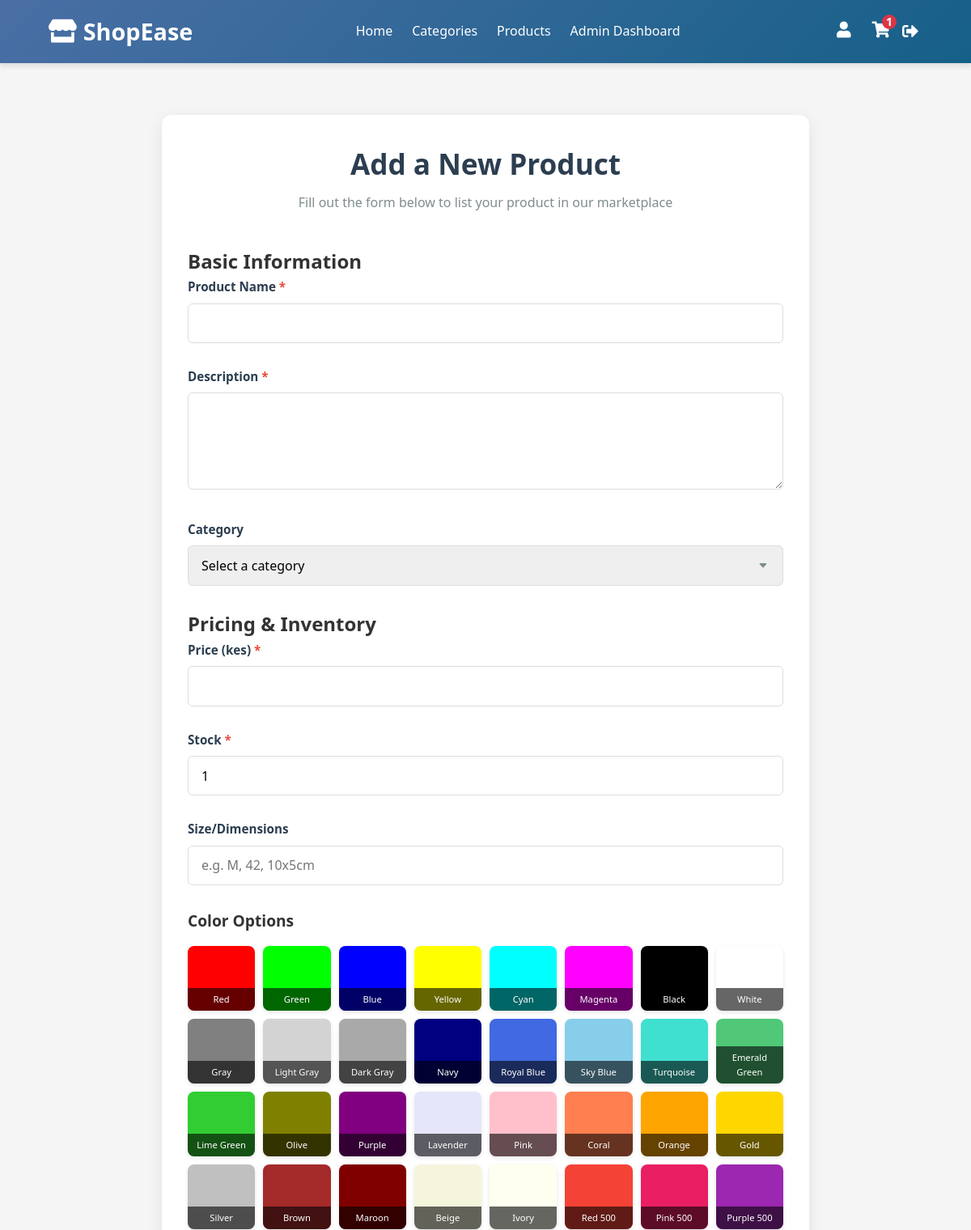
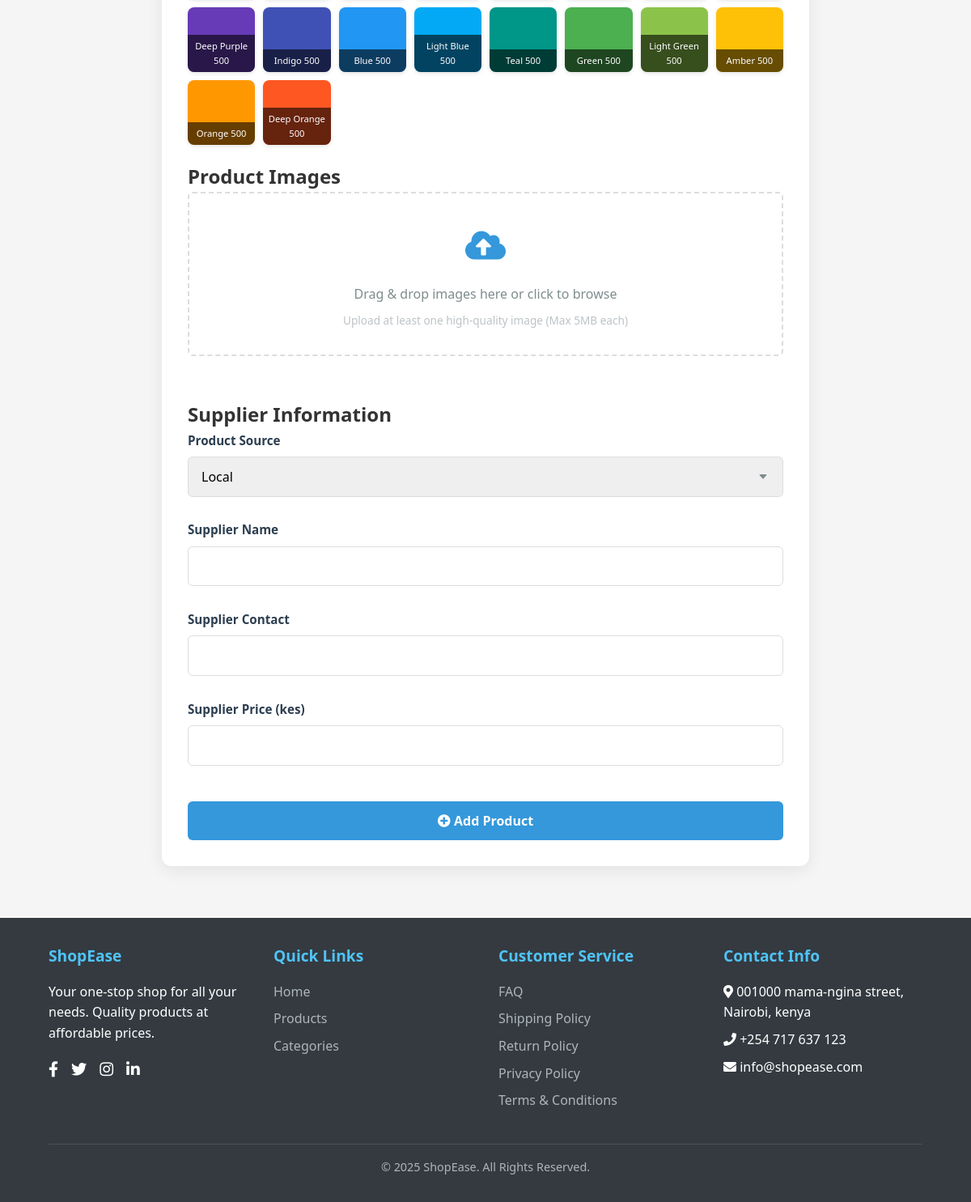
Page /products/add/ (signed in) on the committed database (2 pictures, top to bottom).
### shop/models.py (models this page shows, shortened)
class Color(models.Model):
    name = models.CharField(max_length=50, unique=True)  # e.g. Red
    hex_code = models.CharField(max_length=7, unique=True, help_text="Hex color code, e.g. #FF0000")

### shop/views.py (the view, shortened to what this page needs)
# urls.py: path("products/add/", views.add_product, name="add_product"),
@login_required
def add_product(request):
    return render(
        request,
        "shop/add_product.html",
        {
            "categories": Category.objects.all(),
            "colors": Color.objects.all(),
            "source_choices": Product.SOURCE_CHOICES,
        }
    )

### shop/context_processors.py (called while the page is built)
def cart_count(request):
    if request.user.is_authenticated:
        cart = Cart.objects.filter(user=request.user, is_active=True).first()
        return {'cart_count': cart.total_items() if cart else 0}
    return {'cart_count': 0}

### shop/models.py (called while the page is built)
    def total_items(self):
        return self.items.aggregate(total=models.Sum("quantity"))["total"] or 0

### shop/templates/shop/add_product.html (shortened to what this page needs)
{% extends 'base.html' %}
{% block content %}
<div class="product-form-container">
    <div class="form-header">
        <h1>Add a New Product</h1>
        <p>Fill out the form below to list your product in our marketplace</p>
    </div>
    <form method="post" enctype="multipart/form-data">
        <div class="form-section">
            <h2>Basic Information</h2>
            <div class="form-group">
                <label for="name" class="form-label required">Product Name</label>
                <input type="text" id="name" name="name" class="form-control"
                       value="{{ preserved_data.name|default:'' }}" required>
            </div>
            <div class="form-group">
                <label for="description" class="form-label required">Description</label>
                <textarea id="description" name="description" class="form-control" required>
                    {{ preserved_data.description|default:'' }}
                </textarea>
            </div>
            <div class="form-group">
                <label for="category" class="form-label">Category</label>
                <select id="category" name="category" class="form-control">
                    <option value="">Select a category</option>
                </select>
            </div>
        </div>
        <div class="form-section">
            <h2>Pricing & Inventory</h2>
            <div class="form-row">
                <div class="form-group">
                    <label for="price" class="form-label required">Price (kes)</label>
                    <input type="number" id="price" name="price" class="form-control"
                           step="0.01" min="0" value="{{ preserved_data.price|default:'' }}" required>
                </div>
                <div class="form-group">
                    <label for="stock" class="form-label required">Stock</label>
                    <input type="number" id="stock" name="stock" class="form-control"
                           min="1" value="{{ preserved_data.stock|default:'1' }}" required>
                </div>
            </div>
            <div class="form-group">
                <label for="size" class="form-label">Size/Dimensions</label>
                <input type="text" id="size" name="size" class="form-control"
                       placeholder="e.g. M, 42, 10x5cm" value="{{ preserved_data.size|default:'' }}">
            </div>
        </div>
<div class="form-section" style="margin-bottom: 20px;">
    <h2 style="margin-bottom: 15px; font-size: 1.2rem; color: #333;">Color Options</h2>
    <div style="display: grid; grid-template-columns: repeat(auto-fill, minmax(80px, 1fr)); gap: 10px;">
        {% for color in colors %}
        <div style="position: relative;">
            <label
                for="color-{{ color.id }}"
                style="
                    display: block;
                    height: 80px;
                    border-radius: 8px;
                    background-color: {{ color.hex_code }};
                    cursor: pointer;
                    transition: all 0.2s ease;
                    position: relative;
                    overflow: hidden;
                    box-shadow: 0 2px 5px rgba(0,0,0,0.1);
                "
                onmouseover="this.style.transform='scale(1.05)'"
                onmouseout="this.style.transform='scale(1)'"
            >
                <span style="
                    position: absolute;
                    bottom: 0;
                    left: 0;
                    right: 0;
                    background: rgba(0,0,0,0.6);
                    color: white;
                    padding: 5px;
                    font-size: 0.7rem;
                    text-align: center;
                    text-transform: capitalize;
                ">{{ color.name }}</span>
            </label>
        </div>
        {% endfor %}
    </div>
</div>
        <div class="form-section">
            <h2>Product Images</h2>
            <div class="form-group">
                <div class="image-upload-container">
                    <label for="images" class="image-upload-label">
                        <div class="upload-icon">
                            <i class="fas fa-cloud-upload-alt"></i>
                        </div>
                        <div class="upload-text">Drag & drop images here or click to browse</div>
                        <div class="upload-hint">Upload at least one high-quality image (Max 5MB each)</div>
                    </label>
                </div>
            </div>
        </div>
        <div class="form-section">
            <h2>Supplier Information</h2>
            <div class="form-group">
                <label for="source" class="form-label">Product Source</label>
                <select id="source" name="source" class="form-control">
                    {% for value, label in source_choices %}
                    <option value="{{ value }}"
                            {% if preserved_data.source|default:'local' == value %}selected{% endif %}>
                        {{ label }}
                    </option>
                    {% endfor %}
                </select>
            </div>
            <div class="form-group">
                <label for="supplier_name" class="form-label">Supplier Name</label>
                <input type="text" id="supplier_name" name="supplier_name" class="form-control"
                       value="{{ preserved_data.supplier_name|default:'' }}">
            </div>
            <div class="form-row">
                <div class="form-group">
                    <label for="supplier_contact" class="form-label">Supplier Contact</label>
                    <input type="text" id="supplier_contact" name="supplier_contact" class="form-control"
                           value="{{ preserved_data.supplier_contact|default:'' }}">
                </div>
                <div class="form-group">
                    <label for="supplier_price" class="form-label">Supplier Price (kes)</label>
                    <input type="number" id="supplier_price" name="supplier_price" class="form-control"
                           step="0.01" min="0" value="{{ preserved_data.supplier_price|default:'' }}">
                </div>
            </div>
        </div>
        <button type="submit" class="submit-btn">
            <i class="fas fa-plus-circle"></i> Add Product
        </button>
    </form>
</div>
<link rel="stylesheet" href="https://cdnjs.cloudflare.com/ajax/libs/font-awesome/5.15.4/css/all.min.css">
{% endblock %}

### shop/templates/base.html (style rules this page uses)
:root { --primary-color: #4a6fa5; --secondary-color: #166088; --accent-color: #4fc3f7; --light-color: #f8f9fa; --dark-color: #343a40; --success-color: #28a745; --warning-color: #ffc107; --danger-color: #dc3545; --shadow: 0 4px 6px rgba(0, 0, 0, 0.1); --transition: all 0.3s ease; }
* { margin: 0; padding: 0; box-sizing: border-box; font-family: 'Segoe UI', Tahoma, Geneva, Verdana, sans-serif; }
body { background-color: #f5f5f5; color: #333; line-height: 1.6; display: flex; flex-direction: column; min-height: 100vh; }

### shop/templates/shop/add_product.html (style rules this page uses)
.product-form-container { max-width: 800px; margin: 2rem auto; padding: 2rem; background: white; border-radius: 12px; box-shadow: 0 5px 20px rgba(0, 0, 0, 0.08); font-family: 'Segoe UI', Tahoma, Geneva, Verdana, sans-serif; }
.form-header { text-align: center; margin-bottom: 2.5rem; }
.form-header h1 { color: #2c3e50; font-size: 2.2rem; margin-bottom: 0.5rem; font-weight: 700; }
.form-header p { color: #7f8c8d; font-size: 1rem; }
.form-group { margin-bottom: 1.8rem; }
.form-label { display: block; margin-bottom: 0.5rem; font-weight: 600; color: #2c3e50; font-size: 0.95rem; }
.form-label.required::after { content: ' *'; color: #e74c3c; }
.form-control { width: 100%; padding: 0.8rem 1rem; border: 1px solid #ddd; border-radius: 6px; font-size: 1rem; transition: border-color 0.3s ease, box-shadow 0.3s ease; }
select.form-control { appearance: none; background-repeat: no-repeat; background-position: right 1rem center; background-size: 16px 12px; padding-right: 2.5rem; }
textarea.form-control { min-height: 120px; resize: vertical; }
.image-upload-container { border: 2px dashed #ddd; border-radius: 6px; padding: 2rem; text-align: center; margin-bottom: 1.5rem; transition: border-color 0.3s ease; }
.image-upload-label { display: flex; flex-direction: column; align-items: center; cursor: pointer; }
.upload-icon { font-size: 2.5rem; color: #3498db; margin-bottom: 1rem; }
.upload-text { color: #7f8c8d; margin-bottom: 0.5rem; }
.upload-hint { font-size: 0.85rem; color: #bdc3c7; }
.submit-btn { background-color: #3498db; color: white; border: none; padding: 0.8rem 1.8rem; border-radius: 6px; font-size: 1rem; font-weight: 600; cursor: pointer; transition: background-color 0.3s ease; width: 100%; margin-top: 1rem; }

### rows in the picture
Color: name "Red"
Color: name "Green"
Color: name "Blue"
Color: name "Yellow"
Color: name "Cyan"
Color: name "Magenta"
Color: name "Black"
Color: {{ color.id }} 8 (drawn), name "White"
Color: name "Gray"
Color: name "Light Gray"
Color: name "Dark Gray"
Color: name "Navy"
Color: name "Royal Blue"
Color: name "Sky Blue"
Color: name "Turquoise"
Color: name "Emerald Green"
Color: name "Lime Green"
Color: name "Olive"
Color: name "Purple"
Color: name "Lavender"
Color: name "Pink"
Color: name "Coral"
Color: name "Orange"
Color: name "Gold"
Color: name "Silver"
Color: name "Brown"
Color: name "Maroon"
Color: name "Beige"
Color: name "Ivory"
Color: name "Red 500"
Color: name "Pink 500"
Color: name "Purple 500"
Color: name "Deep Purple 500"
Color: name "Indigo 500"
Color: name "Blue 500"
Color: name "Light Blue 500"
Color: name "Teal 500"
Color: name "Green 500"
Color: name "Light Green 500"
Color: name "Amber 500"
Color: name "Orange 500"
Color: name "Deep Orange 500"

### other values in the picture
{{ cart_count }} "1"
form field source "Local"
